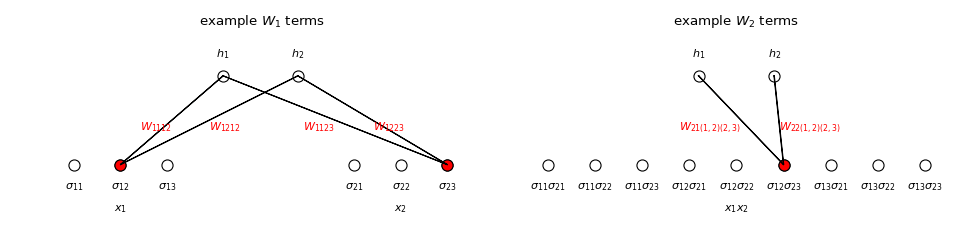

Recreate this plot in Python.
import matplotlib.pyplot as plt
import numpy as np

fig, ax = plt.subplots(1, 2, figsize=(12, 3))

s = [3 * i + np.random.randint(3) for i in range(2)]

ix = [0, 1, 2, 6, 7, 8]
iy = [2, 3]

xx = np.linspace(0, 1, 9)[ix]
xy = np.zeros(9)[ix]
yx = np.linspace(0, 1, 6)[iy]
yy = np.ones(6)[iy]

for a in ax:
    a.scatter(yx, yy, c='w', edgecolor='k', s=100, clip_on=False)
    for i in range(2):
        a.text(
            yx[i],
            1.25,
            '$h_%i$' % (i + 1, ),
            va='center',
            ha='center',
            fontsize=10)

ax[0].scatter(xx, xy, c='w', edgecolor='k', s=100, clip_on=False)
for i in range(6):
    ax[0].text(
        xx[i],
        -0.25,
        '$\sigma_{%i%i}$' % (i / 3 + 1, i % 3 + 1),
        va='center',
        ha='center',
        fontsize=10)
for i in range(2):
    ax[0].text(
        xx[3 * i + 1],
        -0.5,
        '$x_%s$' % (i + 1, ),
        va='center',
        ha='center',
        fontsize=10)

for i in range(2):
    ax[0].scatter(
        xx[s[i]], xy[s[i]], c='r', edgecolor='k', s=100, clip_on=False)
    ha = ['right', 'left']
    for j in range(2):
        x, y = xx[s[i]], xy[s[i]]
        dx, dy = yx[j] - x, yy[j] - y
        ax[0].arrow(x, y, dx, dy)
        ax[0].text(
            x + 0.5 * dx,
            y + 0.5 * dy,
            '$W_{1%i%i%i}$' % (j + 1, i + 1, s[i] % 3 + 1),
            ha=ha[j],
            va='top',
            color='r')

x = np.linspace(0, 1, 9)
y = np.zeros(9)
ax[1].scatter(x, y, c='w', edgecolor='k', s=100, clip_on=False)
idx1 = ['11', '11', '11', '12', '12', '12', '13', '13', '13']
idx2 = ['21', '22', '23', '21', '22', '23', '21', '22', '23']

for i in range(9):
    ax[1].text(
        x[i],
        -.25,
        '$\sigma_{%s}\sigma_{%s}$' % (idx1[i], idx2[i]),
        va='center',
        ha='center',
        fontsize=10)
ax[1].text(x[4], -.5, '$x_1x_2$', va='center', ha='center', fontsize=10)

i = s[1] % 3 + 3 * (s[0] % 3)
ax[1].scatter(x[i], y[i], c='r', edgecolor='k', s=100)
ha = ['right', 'left']
for j in range(2):
    dx, dy = yx[j] - x[i], yy[j] - y[i]
    ax[1].arrow(x[i], y[i], dx, dy)
    ax[1].text(
        x[i] + .5 * dx,
        y[i] + .5 * dy,
        '$W_{2%i(1,2)(%i,%i)}$' % (j + 1, s[0] % 3 + 1, s[1] % 3 + 1),
        fontsize=10,
        ha=ha[j],
        va='top',
        color='r')

for a in ax:
    a.set_ylim(-.5, 1.5)
    a.axis('off')

ax[0].set_title('example $W_1$ terms')
ax[1].set_title('example $W_2$ terms')

plt.tight_layout()
plt.show()
